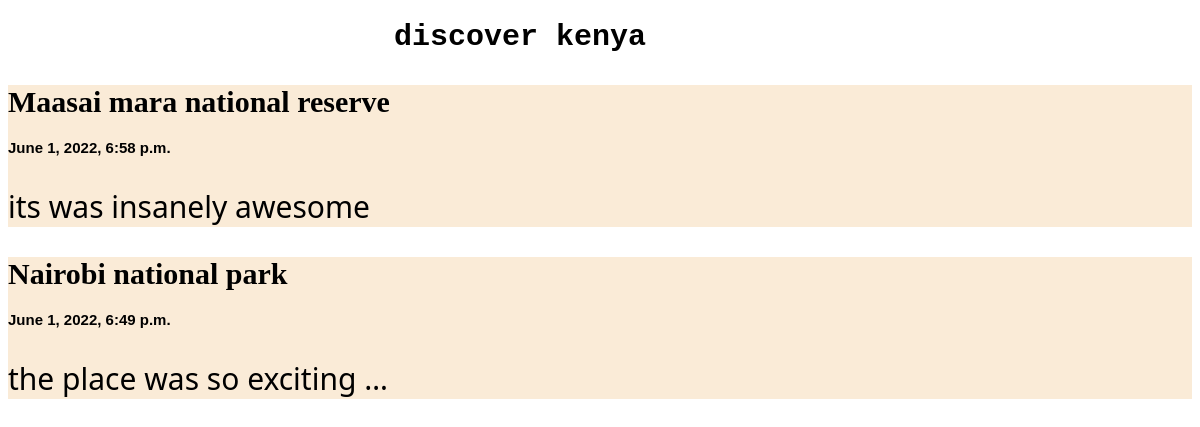
The page /all on the database as committed earlier.
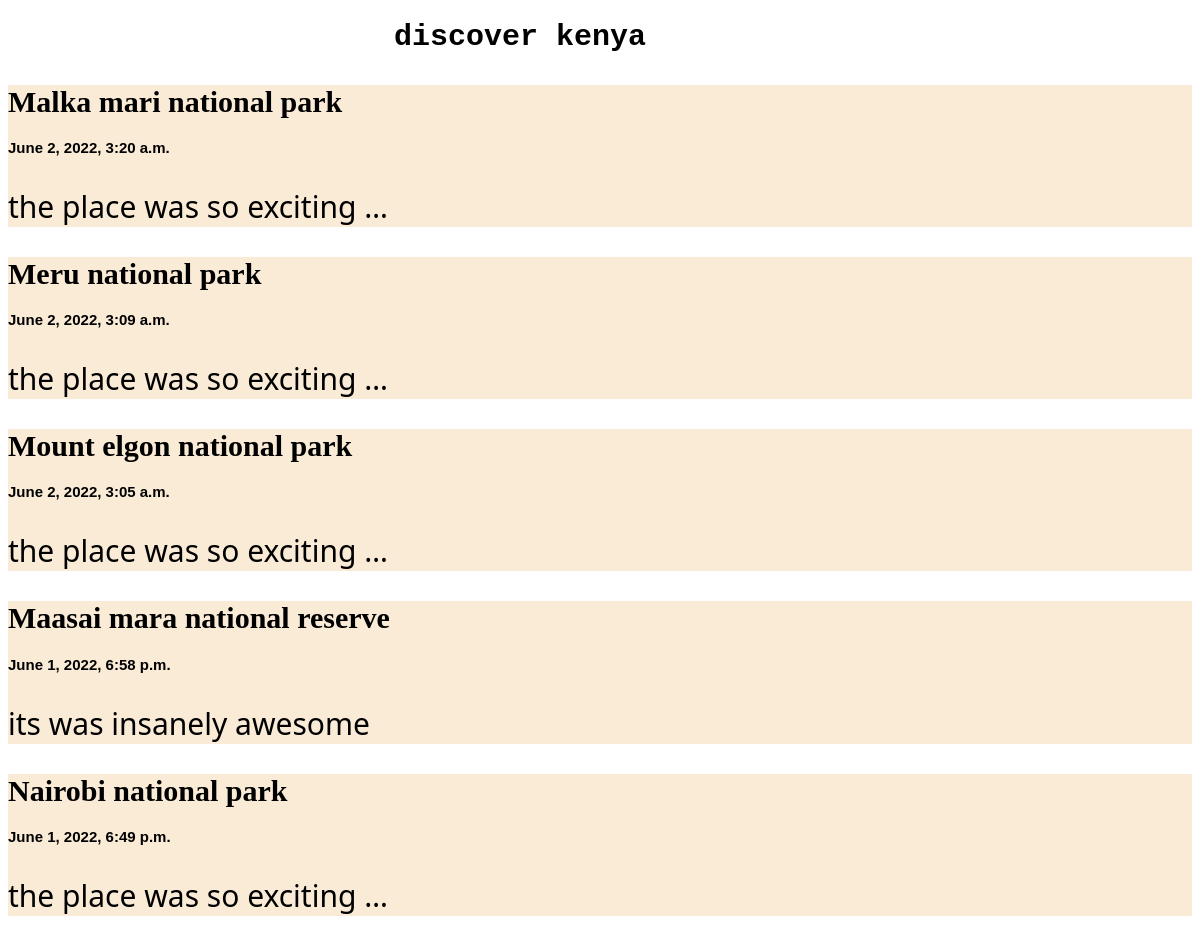
The same page on the database as committed later.
### post/models.py (models this page shows, shortened)
class Feature(models.Model):
    region=models.CharField(max_length=100)
    title=models.CharField(max_length=100)
    experience=models.CharField(max_length=1000)
    created=models.DateTimeField(default=datetime.now,blank=True)
    nearby_town=models.CharField(max_length=100,default='kiambu')

### post/views.py (the view)
# urls.py: path('all',views.index,name='index'),
def index(request):
    post=Feature.objects.all()
    return render(request,"index.html",{"object_list":post})

### template/index.html (shortened to what this page needs)
{% load static%}
<!DOCTYPE html>
<html lang="en">
<head>
    <link rel="stylesheet" href="{% static "blog.css"%}">
</head>
<body>
<header>
<h1>discover kenya</h1>
</header>
{%for instance in object_list reversed%}
<main>
    <a href="/post/{{instance.id}}">
         <h1>{{instance.title}} </h1>
         <h2>{{instance.created}}</h2>
         <p>{{instance.experience|truncatewords:5}} </p>
        </a>
    </main>
    {% endfor %}
</body>
</html>

Rows that differ between the two databases and show on the page:
added Feature: title "Malka mari national park", created "June 2, 2022, 3:20 a.m.", experience "the place was so exciting …"
added Feature: title "Meru national park", created "June 2, 2022, 3:09 a.m.", experience "the place was so exciting …"
added Feature: title "Mount elgon national park", created "June 2, 2022, 3:05 a.m.", experience "the place was so exciting …"
